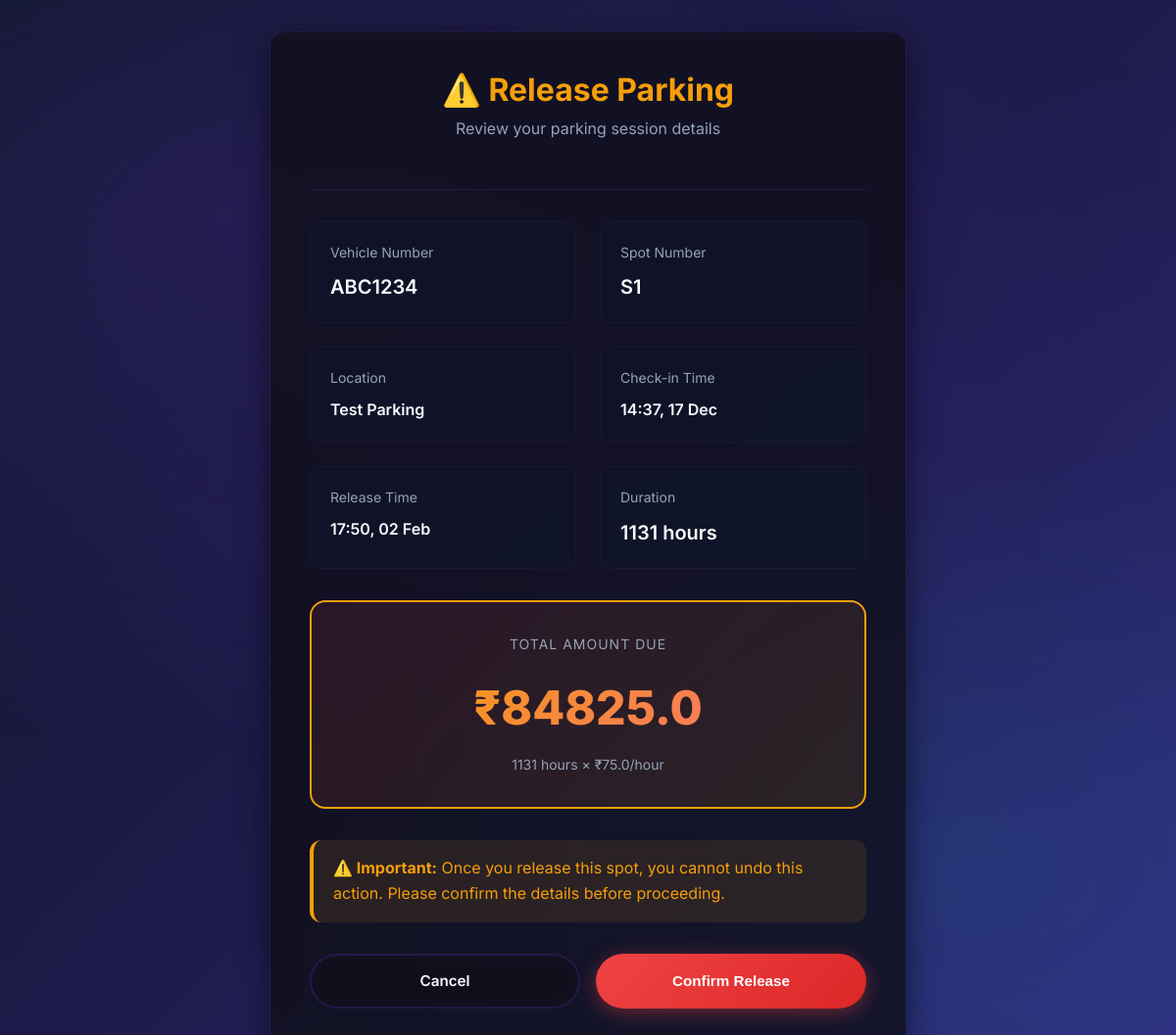
The app's page /user/release/1 (signed in) with its own data.
### models/models.py (models this page shows, shortened)
class Booking(db.Model):
    id = db.Column(db.Integer, primary_key=True)
    user_id = db.Column(db.Integer, db.ForeignKey('user.id'), nullable=False)
    lot_id = db.Column(db.Integer, db.ForeignKey('parking_lot.id'), nullable=False)
    vehicle_no = db.Column(db.String(20), nullable=False)
    timestamp = db.Column(db.DateTime, default=datetime.utcnow)
    status = db.Column(db.String(10), default='active')
    spot_id = db.Column(db.Integer, db.ForeignKey('parking_spot.id'), nullable=False)
    release_time = db.Column(db.DateTime, nullable=True)
    cost = db.Column(db.Float, nullable=True)
    parking_spot = db.relationship('ParkingSpot', backref='bookings', lazy=True)
    user = db.relationship('User', backref='bookings')
    parking_lot = db.relationship('ParkingLot', backref='bookings')

class ParkingSpot(db.Model):
    __table_args__ = (
        db.UniqueConstraint('lot_id', 'spot_number', name='uix_lot_spot'),
    )
    id = db.Column(db.Integer, primary_key=True)
    lot_id = db.Column(db.Integer, db.ForeignKey('parking_lot.id'), nullable = False)
    spot_number = db.Column(db.Integer, nullable=False)
    is_available = db.Column(db.Boolean, default=True)

class ParkingLot(db.Model):
    id = db.Column(db.Integer, primary_key=True)
    owner_id = db.Column(db.Integer, db.ForeignKey('user.id'), nullable=False)
    location_name = db.Column(db.String(100), nullable=False)
    address = db.Column(db.String(200), nullable=False)
    pincode = db.Column(db.String(10), nullable=False)
    price = db.Column(db.Float, nullable=False)
    total_slots = db.Column(db.Integer, nullable=False)
    available_slots = db.Column(db.Integer, nullable=False)
    owner = db.relationship("User")
    spots = db.relationship('ParkingSpot', backref='lot', cascade='all, delete-orphan')

### controllers/user_controller.py (the view, shortened to what this page needs)
@user_bp.route('/user/release/<int:booking_id>', methods=['GET', 'POST'])
@login_required
def release_booking(booking_id):
    booking = Booking.query.get_or_404(booking_id)
    if booking.user_id != current_user.id:
        flash('Unauthorized action!', 'danger')
        return redirect(url_for('dashboard.user_dashboard'))
    spot = ParkingSpot.query.get(booking.spot_id)
    if not spot:
        flash('Parking spot not found.', "danger")
        return redirect(url_for('dashboard.user_dashboard'))
    if request.method == 'GET':
        release_time = datetime.utcnow()
        duration_hours = max(1, round((release_time - booking.timestamp).total_seconds() / 3600))
        total_cost = duration_hours * spot.lot.price
        return render_template(
            'release.html',
            booking=booking,
            spot=spot,
            release_time=datetime.utcnow(),
            duration_hours=duration_hours,
            total_cost=round(total_cost, 2)
        )

### controllers/auth_controller.py (called while the page is built)
@login_manager.user_loader
def load_user(user_id):
    return User.query.get(int(user_id))

### templates/release.html (shortened to what this page needs)
<!DOCTYPE html>
<html lang="en">
<head>
  <link rel="stylesheet" href="/static/style.css">
</head>
<body>
  <div class="release-container">
    <div class="release-card">
      <div class="release-header">
        <h1 class="release-title">⚠️ Release Parking</h1>
        <p class="release-subtitle">Review your parking session details</p>
      </div>
      <div class="summary-grid">
        <div class="summary-card">
          <div class="summary-label">Vehicle Number</div>
          <div class="summary-value">{{ booking.vehicle_no }}</div>
        </div>
        <div class="summary-card">
          <div class="summary-label">Spot Number</div>
          <div class="summary-value">{{ spot.spot_number }}</div>
        </div>
        <div class="summary-card">
          <div class="summary-label">Location</div>
          <div class="summary-value" style="font-size: 1rem;">{{ spot.lot.location_name }}</div>
        </div>
        <div class="summary-card">
          <div class="summary-label">Check-in Time</div>
          <div class="summary-value" style="font-size: 1rem;">{{ booking.timestamp.strftime('%H:%M, %d %b') }}</div>
        </div>
        <div class="summary-card">
          <div class="summary-label">Release Time</div>
          <div class="summary-value" style="font-size: 1rem;">{{ release_time.strftime('%H:%M, %d %b') }}</div>
        </div>
        <div class="summary-card">
          <div class="summary-label">Duration</div>
          <div class="summary-value">{{ duration_hours }} hour{{ 's' if duration_hours != 1 else '' }}</div>
        </div>
      </div>
      <div class="cost-breakdown">
        <div class="cost-title">Total Amount Due</div>
        <div class="cost-amount">₹{{ total_cost }}</div>
        <div class="cost-detail">{{ duration_hours }} hours × ₹{{ spot.lot.price }}/hour</div>
      </div>
      <div class="warning-box">
        <strong>⚠️ Important:</strong> Once you release this spot, you cannot undo this action. Please confirm the
        details before proceeding.
      </div>
      <form method="POST">
        <div class="form-actions">
          <a href="{{ url_for('dashboard.user_dashboard') }}" class="btn btn-secondary">Cancel</a>
          <button type="submit" class="btn btn-danger">Confirm Release</button>
        </div>
      </form>
    </div>
  </div>
</body>
</html>

### static/style.css (style rules this page uses)
:root { --primary: #7c3aed; --primary-dark: #6d28d9; --primary-light: #a78bfa; --primary-glow: rgba(124, 58, 237, 0.4); --accent: #06b6d4; --accent-glow: #22d3ee; --success: #10b981; --success-light: #34d399; --warning: #f59e0b; --warning-light: #fbbf24; --danger: #ef4444; --danger-light: #f87171; --bg-dark: #0a0a0f; --bg-darker: #050507; --bg-card: rgba(15, 15, 25, 0.8); --bg-card-hover: rgba(25, 25, 40, 0.9); --text-primary: #f8fafc; --text-secondary: #e2e8f0; --text-muted: #94a3b8; --border: rgba(124, 58, 237, 0.2); --border-light: rgba(124, 58, 237, 0.1); --space-xs: 4px; --space-sm: 8px; --space-md: 16px; --space-lg: 24px; --space-xl: 32px; --space-2xl: 48px; --radius-sm: 8px; --radius-md: 12px; --radius-lg: 16px; --radius-xl: 24px; --radius-full: 9999px; --shadow-sm: 0 2px 8px rgba(0, 0, 0, 0.3); --shadow-md: 0 4px 16px rgba(0, 0, 0, 0.4); --shadow-lg: 0 8px 32px rgba(0, 0, 0, 0.5); --shadow-glow: 0 0 30px var(--primary-glow); --shadow-glow-accent: 0 0 30px rgba(6, 182, 212, 0.3); --transition-fast: 150ms cubic-bezier(0.4, 0, 0.2, 1); --transition-base: 300ms cubic-bezier(0.4, 0, 0.2, 1); --transition-slow: 500ms cubic-bezier(0.4, 0, 0.2, 1); }
* { margin: 0; padding: 0; box-sizing: border-box; }
html { scroll-behavior: smooth; font-size: 16px; }
body { font-family: 'Inter', -apple-system, BlinkMacSystemFont, 'Segoe UI', system-ui, sans-serif; background: linear-gradient(135deg, #0a0a0f 0%, #1a1025 25%, #0d1f2d 50%, #0a1628 75%, #0a0a0f 100%); background-attachment: fixed; color: var(--text-primary); line-height: 1.6; min-height: 100vh; -webkit-font-smoothing: antialiased; -moz-osx-font-smoothing: grayscale; position: relative; overflow-x: hidden; }
body::before { content: ''; position: fixed; top: 0; left: 0; right: 0; bottom: 0; background: radial-gradient(ellipse 80% 50% at 20% 20%, rgba(124, 58, 237, 0.15), transparent), radial-gradient(ellipse 60% 40% at 80% 80%, rgba(6, 182, 212, 0.1), transparent), radial-gradient(ellipse 40% 30% at 50% 50%, rgba(124, 58, 237, 0.05), transparent); pointer-events: none; z-index: 0; animation: gradientPulse 10s ease-in-out infinite alternate; }
h1, h2, h3, h4, h5, h6 { font-weight: 700; line-height: 1.2; margin-bottom: var(--space-md); }
h1 { font-size: 2.5rem; }
p { margin-bottom: var(--space-md); }
a { color: var(--accent); text-decoration: none; transition: color var(--transition-fast); }
.btn { display: inline-flex; align-items: center; justify-content: center; gap: var(--space-sm); padding: 14px 28px; font-size: 0.95rem; font-weight: 600; border-radius: var(--radius-full); border: none; cursor: pointer; transition: all var(--transition-base); min-height: 48px; text-decoration: none; white-space: nowrap; position: relative; overflow: hidden; }
.btn::before { content: ''; position: absolute; top: 0; left: -100%; width: 100%; height: 100%; background: linear-gradient(90deg, transparent, rgba(255, 255, 255, 0.2), transparent); transition: left 0.5s ease; }
.btn-secondary { background: transparent; color: var(--text-primary); border: 2px solid var(--border); backdrop-filter: blur(10px); }
.btn-danger { background: linear-gradient(135deg, var(--danger) 0%, #dc2626 100%); color: white; box-shadow: 0 4px 20px rgba(239, 68, 68, 0.4); }

### records on screen
Booking: vehicle_no "ABC1234", timestamp "14:37, 17 Dec"
ParkingSpot: spot_number "S1"
ParkingLot: lot.location_name "Test Parking", lot.price "75.0"

### other values on screen
{{ duration_hours }} "1131"
{{ 's' if duration_hours != 1 else '' }} "s"
{{ total_cost }} "84825.0"
